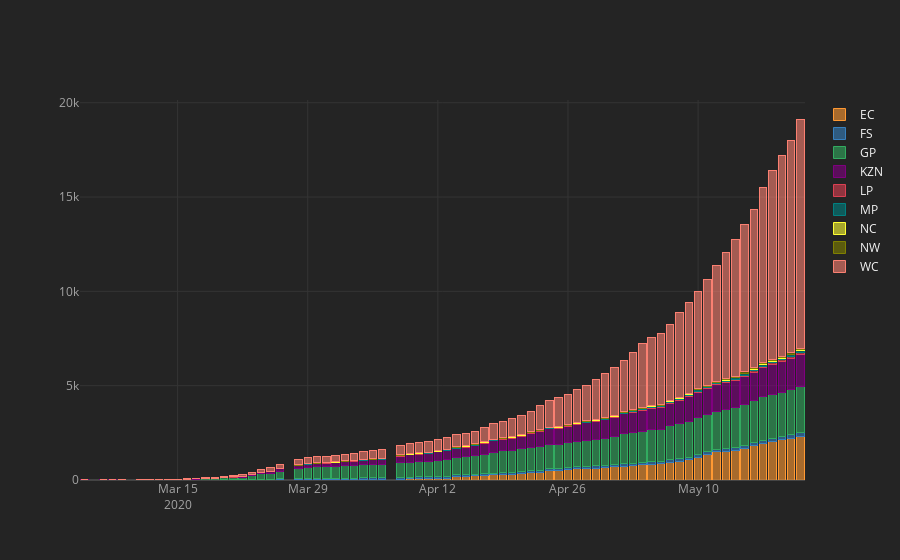

The notebook cell this image was saved under:
### Code cell
state_plot.iplot(kind='bar', barmode='stack', theme='henanigans')
